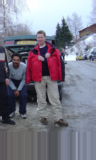
#> input picture INRIAPerson/96X160H96/Train/pos/crop001011b.png, 96 x 160 px; its folder holds 4 pictures in this run
$ python pedestrian_recognizer.py   (Python 2 division)   (older library calls are emulated)
#> lines starting #> are read from the running program, lines starting #| are printed output that depends on the picture
#!/usr/bin/python
# -*- coding: latin-1 -*-

# Import the required modules
import cv2, os
import numpy as np
import scipy as sp
import math
import imutils
import random
from PIL import Image
from numpy import linalg as LA
from skimage import data
from sklearn import svm
from numba import double, jit

class Dataset:
    def __init__(self):
        self.paths = []
        self.images = []
        self.hog = []
        self.pyramid_images = []
        self.images_test = []

    #funções comuns entre os datasets
    def get_images_and_labels_pos(self, path_pos):
#> called with path_pos = 'INRIAPerson/96X160H96/Train/pos'
        c = 0
        for image_path in os.listdir(path_pos):
            if image_path.endswith('.png'):
                c +=1
                path = os.path.join(path_pos, image_path)
                self.paths.append(path)
                # Read the image and convert to grayscale
                image_pil = Image.open(path)
#> image_pil is the input picture: PIL image 96x160 RGBA; mean R, G, B, A 125.4, 124.8, 137.9, 255
                # Convert the image format into numpy array
                image = np.array(image_pil, 'uint8')

                fullImage = image.copy()
                image = fullImage[16:144,16:80] #select block 128x64
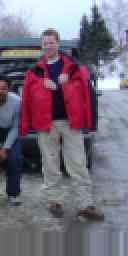
#> image: shape (128, 64, 4) (shown 2 times larger); mean R, G, B, A 117.3, 110, 123.5, 255

                self.images.append(image)
            if c == 1000:
                break
#> pass 2 of the loop in get_images_and_labels_pos, `for image_path in os.listdir(path_pos):`:
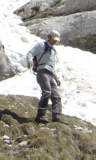
#> input picture INRIAPerson/96X160H96/Train/pos/crop001015a.png, 96 x 160 px
#> in get_images_and_labels_pos, image_pil is the input picture: PIL image 96x160 RGBA; mean R, G, B, A 166.1, 162.9, 155.2, 255
#> in get_images_and_labels_pos, `image = fullImage[16:144,16:80]`:
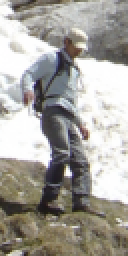
#> image: shape (128, 64, 4) (shown 2 times larger); mean R, G, B, A 165.3, 162.6, 156.7, 255
#> pass 3 of the loop in get_images_and_labels_pos, `for image_path in os.listdir(path_pos):`:
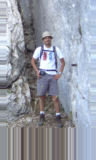
#> input picture INRIAPerson/96X160H96/Train/pos/crop001017a.png, 96 x 160 px
#> in get_images_and_labels_pos, image_pil is the input picture: PIL image 96x160 RGBA; mean R, G, B, A 149.7, 154.2, 164.9, 255
#> in get_images_and_labels_pos, `image = fullImage[16:144,16:80]`:
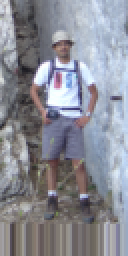
#> image: shape (128, 64, 4) (shown 2 times larger); mean R, G, B, A 138.2, 139.9, 149, 255
#> the loop made 4 passes; the first 3 are shown

    def get_images_and_labels_neg(self, path_neg):
        c = 0
#> (the run stopped early here; a loop or call above may not have finished)
